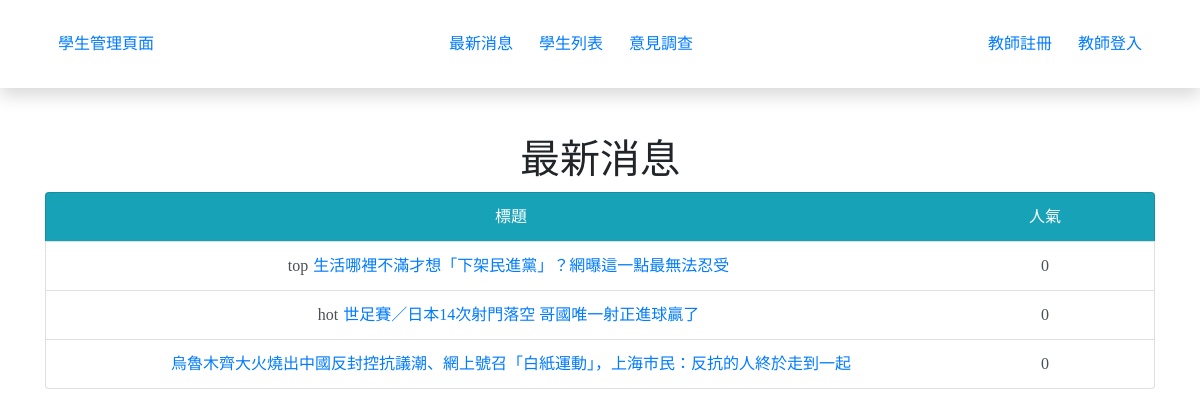
The page / on the database its author committed.
### tables this page shows
CREATE TABLE `news` (
  `id` int(10) UNSIGNED NOT NULL,
  `subject` varchar(64) NOT NULL,
  `content` text NOT NULL,
  `type` varchar(10) NOT NULL,
  `readed` int(10) UNSIGNED NOT NULL DEFAULT 0,
  `top` tinyint(1) NOT NULL DEFAULT 0,
  `created_at` timestamp NOT NULL DEFAULT current_timestamp(),
  `updated_at` timestamp NOT NULL DEFAULT current_timestamp() ON UPDATE current_timestamp()
);

### base.php (called while the page is built, shortened)
<?php
$dsn="mysql:host=localhost;charset=utf8;dbname=school";
$pdo=new PDO($dsn,'root','');
function all($table,...$args){
  global $pdo;
  $sql="select * from $table ";
  if(isset($args[0])){
      if(is_array($args[0])){
          foreach($args[0] as $key => $value){
              $tmp[]="`$key`='$value'";
          }
          $sql=$sql ." WHERE ". join(" && " ,$tmp);
      }else{
          $sql=$sql . $args[0];
      }
  }
  return $pdo->query($sql)->fetchAll(PDO::FETCH_ASSOC);
}
function q($sql){
  global $pdo;
  return $pdo->query($sql)->fetchAll();
}
?>

### front/main.php (the view)
<h1 class="text-center">最新消息</h1>
<ul class="list-group">
<li class='list-group-item list-group-item-action d-flex text-center bg-info text-white'>
    <div class='col-md-10'>標題</div>
    <div class='col-md-2'>人氣</div>
</li>
<?php
$rows=all('news'," ORDER by `top` desc,`readed` desc");
$hot=q("SELECT `id` FROM `news` ORDER BY `readed` desc")[0][0];
foreach($rows as $row){
    echo "<li class='list-group-item list-group-item-action d-flex'>";
    echo "<div class='col-md-10'>";
    echo ($row['top']==1)?"top":'';
    echo ($row['id']==$hot)?"hot":'';
    echo "<a href='index.php?do=news_detail&id={$row['id']}'>";
    echo $row['subject'];
    echo "</a>";
    echo "</div>";
    echo "<div class='col-md-2 text-center'>";
    echo $row['readed'];
    echo "</div>";
    echo "</li>";
}
?>
</ul>

### style.css (style rules this page uses)
* { margin: 0; padding: 0; box-sizing: border-box; font-family: 微軟正黑體; }
body { text-align: center; }
a { display: inline-block; padding: 0px 5px; text-decoration: none; }

### rows shown on the page
news: top "top", subject "生活哪裡不滿才想「下架民進黨」？網曝這一點最無法忍受", readed "0"
news: shows "hot", subject "世足賽／日本14次射門落空 哥國唯一射正進球贏了", readed "0"
news: subject "烏魯木齊大火燒出中國反封控抗議潮、網上號召「白紙運動」，上海市民：反抗的人終於走到一起", readed "0"
